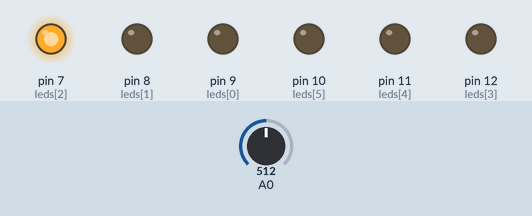
Simulated run of this sketch. Board: Arduino Uno, built with avr-gcc and run on an emulated ATmega328P. Parts: output pins drawn as LEDs (lit = HIGH). Dashed ring = blinking. The inputs (shaded band) are chosen by the test bench; at power-on: A0 = 512.

Above: at 1.3 s.
1.4 s: A0 set to 0
At 2.1 s:
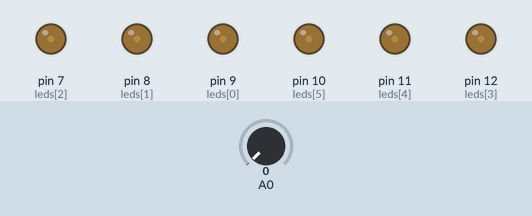
3.0 s: A0 set to 16
At 3.18 s:
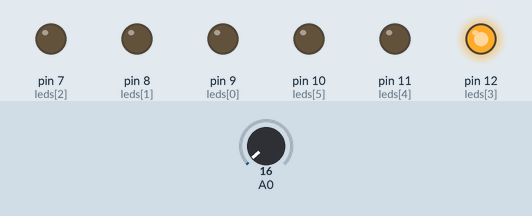
6.1 s: A0 set to 122
At 6.17 s:
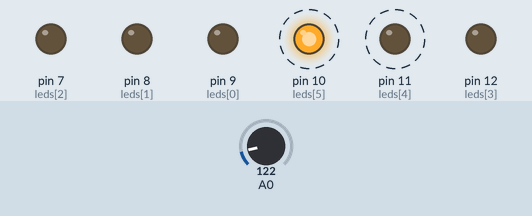
9.2 s: A0 set to 306
At 9.43 s:
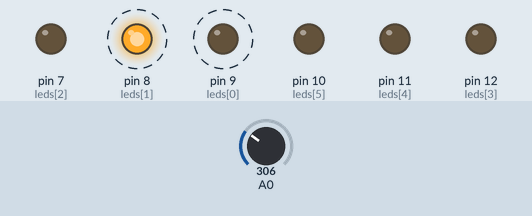
Timing chart, 0 to 13.3 s (numbered marks = the images above; inputs shaded):
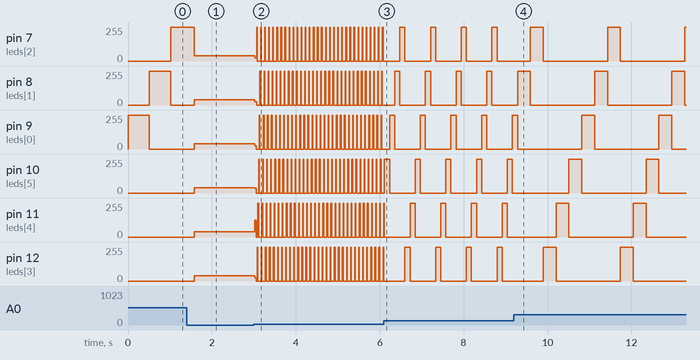

The sketch:

BlinkDojoECA.ino
```cpp
/*

- identificar o led ligado ao pino 12
- identificar o led ligado ao pino 11
- identificar o led ligado ao pino 10
-    " 9

 */

// Pin 13 has an LED connected on most Arduino boards.
// give it a name:
int leds[] = {9, 8, 7, 12, 11, 10};

// the setup routine runs once when you press reset:
void setup() {
  // initialize the digital pin as an output.
  for (int i = 0; i < 6; i++)
      pinMode(leds[i], OUTPUT);
}

// the loop routine runs over and over again forever:
void loop() {
  for (int i = 0; i < 6; i++) {
    digitalWrite(leds[i], HIGH);   // turn the LED on (HIGH is the voltage level)
    delay(analogRead (A0));               // wait for a second
    digitalWrite(leds[i], LOW);    // turn the LED off by making the voltage LOW
  }
}
```

Measured:
- after the input at 1.4 s, pin 7 (leds[2]): 255/255 → 40/255 after 0.18 s; pin 8 (leds[1]), pin 9 (leds[0]), pin 10 (leds[5]): 0/255 → 41/255 after 0.18 s
- after the input at 3.0 s, pin 7 (leds[2]): 40/255 → 23/255 at once, then repeats every 0.10 s: 255/255 0.02 s, 0/255 0.08 s; pin 8 (leds[1]): 41/255 → 23/255 at once, then repeats every 0.10 s: 0/255 0.08 s, 255/255 0.02 s
- after the input at 6.1 s, pin 7 (leds[2]): alternates 255/255 for 0.12 s and 0/255 for 0.61 s, starting after 0.38 s; pin 8 (leds[1]): alternates 255/255 for 0.12 s and 0/255 for 0.61 s, starting after 0.26 s
- after the input at 9.2 s, pin 7 (leds[2]), pin 8 (leds[1]): alternates 255/255 for 0.31 s and 0/255 for 1.5 s, starting after 0.39 s
